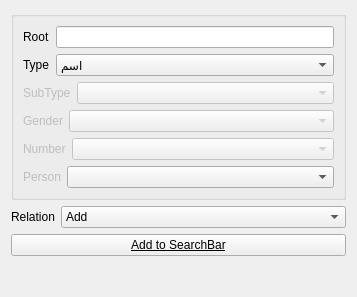
       <widget class="QWidget" name="page">
        <property name="geometry">
         <rect>
          <x>0</x>
          <y>0</y>
          <width>357</width>
          <height>297</height>
         </rect>
        </property>
        <attribute name="label">
         <string>Word Properties</string>
        </attribute>
        <layout class="QVBoxLayout" name="verticalLayout_16">
         <item>
          <widget class="QGroupBox" name="groupBox_2">
           <property name="title">
            <string/>
           </property>
           <property name="flat">
            <bool>false</bool>
           </property>
           <layout class="QVBoxLayout" name="verticalLayout_10">
            <item>
             <layout class="QHBoxLayout" name="horizontalLayout_22">
              <item>
               <widget class="QLabel" name="label_28">
                <property name="text">
                 <string>Root</string>
                </property>
                <property name="buddy">
                 <cstring>o_word_root</cstring>
                </property>
               </widget>
              </item>
              <item>
               <widget class="QLineEdit" name="o_word_root"/>
              </item>
             </layout>
            </item>
            <item>
             <layout class="QHBoxLayout" name="horizontalLayout_21">
              <item>
               <widget class="QLabel" name="label_27">
                <property name="sizePolicy">
                 <sizepolicy hsizetype="Fixed" vsizetype="Preferred">
                  <horstretch>0</horstretch>
                  <verstretch>0</verstretch>
                 </sizepolicy>
                </property>
                <property name="text">
                 <string>Type</string>
                </property>
                <property name="buddy">
                 <cstring>o_word_type</cstring>
                </property>
               </widget>
              </item>
              <item>
               <widget class="QComboBox" name="o_word_type">
                <item>
                 <property name="text">
                  <string>اسم</string>
                 </property>
                </item>
                <item>
                 <property name="text">
                  <string>فعل</string>
                 </property>
                </item>
                <item>
                 <property name="text">
                  <string>أداة</string>
                 </property>
                </item>
               </widget>
              </item>
             </layout>
            </item>
            <item>
             <layout class="QHBoxLayout" name="horizontalLayout_37">
              <item>
               <widget class="QLabel" name="label_35">
                <property name="enabled">
                 <bool>false</bool>
                </property>
                <property name="sizePolicy">
                 <sizepolicy hsizetype="Fixed" vsizetype="Preferred">
                  <horstretch>0</horstretch>
                  <verstretch>0</verstretch>
                 </sizepolicy>
                </property>
                <property name="text">
                 <string>SubType</string>
                </property>
                <property name="buddy">
                 <cstring>o_word_type</cstring>
                </property>
               </widget>
              </item>
              <item>
               <widget class="QComboBox" name="o_word_subtype">
                <property name="enabled">
                 <bool>false</bool>
                </property>
               </widget>
              </item>
             </layout>
            </item>
            <item>
             <layout class="QHBoxLayout" name="horizontalLayout_42">
              <item>
               <widget class="QLabel" name="label_40">
                <property name="enabled">
                 <bool>false</bool>
                </property>
                <property name="sizePolicy">
                 <sizepolicy hsizetype="Fixed" vsizetype="Preferred">
                  <horstretch>0</horstretch>
                  <verstretch>0</verstretch>
                 </sizepolicy>
                </property>
                <property name="text">
                 <string>Gender</string>
                </property>
                <property name="buddy">
                 <cstring>o_word_type</cstring>
                </property>
               </widget>
              </item>
              <item>
               <widget class="QComboBox" name="o_word_gender">
                <property name="enabled">
                 <bool>false</bool>
                </property>
               </widget>
              </item>
             </layout>
            </item>
            <item>
             <layout class="QHBoxLayout" name="horizontalLayout_43">
              <item>
               <widget class="QLabel" name="label_41">
                <property name="enabled">
                 <bool>false</bool>
                </property>
                <property name="sizePolicy">
                 <sizepolicy hsizetype="Fixed" vsizetype="Preferred">
                  <horstretch>0</horstretch>
                  <verstretch>0</verstretch>
                 </sizepolicy>
                </property>
                <property name="text">
                 <string>Number</string>
                </property>
                <property name="buddy">
                 <cstring>o_word_type</cstring>
                </property>
               </widget>
              </item>
              <item>
               <widget class="QComboBox" name="o_word_number">
                <property name="enabled">
                 <bool>false</bool>
                </property>
               </widget>
              </item>
             </layout>
            </item>
            <item>
             <layout class="QHBoxLayout" name="horizontalLayout_44">
              <item>
               <widget class="QLabel" name="label_42">
                <property name="enabled">
                 <bool>false</bool>
                </property>
                <property name="sizePolicy">
                 <sizepolicy hsizetype="Fixed" vsizetype="Preferred">
                  <horstretch>0</horstretch>
                  <verstretch>0</verstretch>
                 </sizepolicy>
                </property>
                <property name="text">
                 <string>Person</string>
                </property>
                <property name="buddy">
                 <cstring>o_word_type</cstring>
                </property>
               </widget>
              </item>
              <item>
               <widget class="QComboBox" name="o_word_person"/>
              </item>
             </layout>
            </item>
           </layout>
          </widget>
         </item>
         <item>
          <layout class="QHBoxLayout" name="horizontalLayout_27">
           <item>
            <widget class="QLabel" name="label_11">
             <property name="sizePolicy">
              <sizepolicy hsizetype="Fixed" vsizetype="Preferred">
               <horstretch>0</horstretch>
               <verstretch>0</verstretch>
              </sizepolicy>
             </property>
             <property name="text">
              <string>Relation</string>
             </property>
            </widget>
           </item>
           <item>
            <widget class="QComboBox" name="o_relation_word">
             <item>
              <property name="text">
               <string>Add</string>
              </property>
             </item>
             <item>
              <property name="text">
               <string>Replace</string>
              </property>
             </item>
             <item>
              <property name="text">
               <string>(OR)</string>
              </property>
             </item>
             <item>
              <property name="text">
               <string>(AND)</string>
              </property>
             </item>
             <item>
              <property name="text">
               <string>(ANDNOT)</string>
              </property>
             </item>
            </widget>
           </item>
          </layout>
         </item>
         <item>
          <widget class="QPushButton" name="o_add2query_word">
           <property name="font">
            <font>
             <weight>50</weight>
             <bold>false</bold>
             <underline>true</underline>
             <strikeout>false</strikeout>
             <kerning>false</kerning>
            </font>
           </property>
           <property name="cursor">
            <cursorShape>PointingHandCursor</cursorShape>
           </property>
           <property name="text">
            <string>Add to SearchBar</string>
           </property>
           <property name="icon">
            <iconset resource="../resources/main.qrc">
             <normaloff>:/resources/up-16.png</normaloff>:/resources/up-16.png</iconset>
           </property>
          </widget>
         </item>
         <item>
          <spacer name="verticalSpacer_3">
           <property name="orientation">
            <enum>Qt::Vertical</enum>
           </property>
           <property name="sizeHint" stdset="0">
            <size>
             <width>20</width>
             <height>94</height>
            </size>
           </property>
          </spacer>
         </item>
        </layout>
       </widget>
